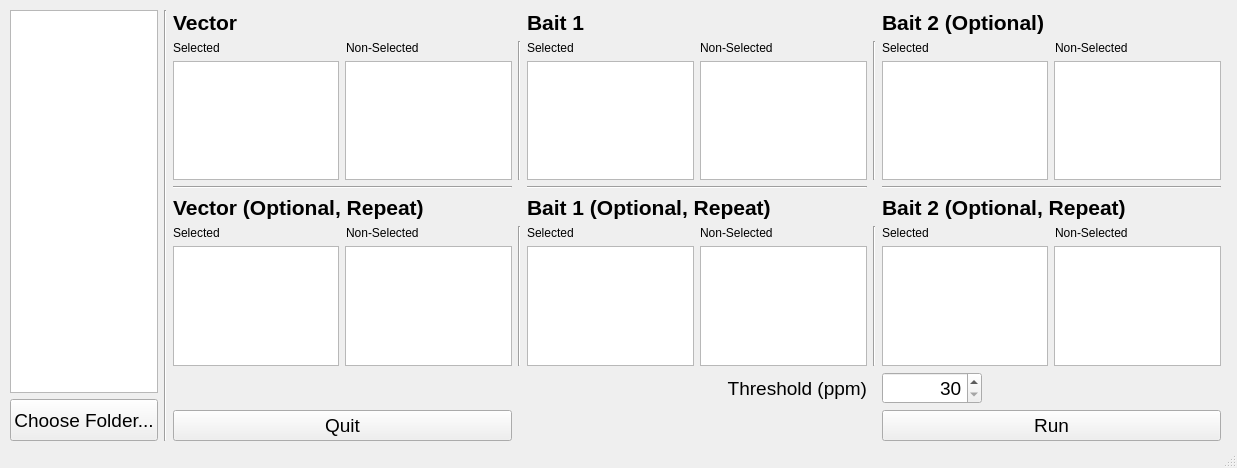
<?xml version="1.0" encoding="UTF-8"?>
<ui version="4.0">
 <class>StatMaker</class>
 <widget class="QMainWindow" name="StatMaker">
  <property name="geometry">
   <rect>
    <x>0</x>
    <y>0</y>
    <width>1237</width>
    <height>468</height>
   </rect>
  </property>
  <property name="minimumSize">
   <size>
    <width>1237</width>
    <height>468</height>
   </size>
  </property>
  <property name="maximumSize">
   <size>
    <width>1237</width>
    <height>468</height>
   </size>
  </property>
  <property name="windowTitle">
   <string>Stat Maker</string>
  </property>
  <widget class="QWidget" name="centralwidget">
   <widget class="QWidget" name="horizontalLayoutWidget">
    <property name="geometry">
     <rect>
      <x>10</x>
      <y>10</y>
      <width>1211</width>
      <height>431</height>
     </rect>
    </property>
    <layout class="QHBoxLayout" name="horizontalLayout">
     <item>
      <layout class="QVBoxLayout" name="verticalLayout">
       <item>
        <widget class="DragDropListView" name="file_list">
         <property name="maximumSize">
          <size>
           <width>300</width>
           <height>16777215</height>
          </size>
         </property>
         <property name="dragEnabled">
          <bool>true</bool>
         </property>
         <property name="dragDropMode">
          <enum>QAbstractItemView::DragOnly</enum>
         </property>
         <property name="alternatingRowColors">
          <bool>false</bool>
         </property>
         <property name="selectionMode">
          <enum>QAbstractItemView::SingleSelection</enum>
         </property>
         <property name="iconSize">
          <size>
           <width>20</width>
           <height>20</height>
          </size>
         </property>
        </widget>
       </item>
       <item>
        <layout class="QHBoxLayout" name="horizontalLayout_3">
         <item>
          <widget class="QPushButton" name="folder_choice_btn">
           <property name="minimumSize">
            <size>
             <width>0</width>
             <height>42</height>
            </size>
           </property>
           <property name="font">
            <font>
             <pointsize>14</pointsize>
             <weight>50</weight>
             <bold>false</bold>
            </font>
           </property>
           <property name="text">
            <string>Choose Folder...</string>
           </property>
          </widget>
         </item>
        </layout>
       </item>
      </layout>
     </item>
     <item>
      <widget class="Line" name="line">
       <property name="orientation">
        <enum>Qt::Vertical</enum>
       </property>
      </widget>
     </item>
     <item>
      <layout class="QGridLayout" name="gridLayout">
       <item row="10" column="0">
        <widget class="QPushButton" name="quit_btn">
         <property name="font">
          <font>
           <pointsize>14</pointsize>
          </font>
         </property>
         <property name="text">
          <string>Quit</string>
         </property>
        </widget>
       </item>
       <item row="0" column="2">
        <widget class="QLabel" name="label_2">
         <property name="font">
          <font>
           <pointsize>16</pointsize>
           <weight>75</weight>
           <bold>true</bold>
          </font>
         </property>
         <property name="text">
          <string>Bait 1</string>
         </property>
        </widget>
       </item>
       <item row="10" column="4">
        <widget class="QPushButton" name="run_btn">
         <property name="enabled">
          <bool>true</bool>
         </property>
         <property name="font">
          <font>
           <pointsize>14</pointsize>
          </font>
         </property>
         <property name="text">
          <string>Run</string>
         </property>
        </widget>
       </item>
       <item row="0" column="4">
        <widget class="QLabel" name="label_3">
         <property name="font">
          <font>
           <pointsize>16</pointsize>
           <weight>75</weight>
           <bold>true</bold>
          </font>
         </property>
         <property name="text">
          <string>Bait 2 (Optional)</string>
         </property>
        </widget>
       </item>
       <item row="0" column="0">
        <widget class="QLabel" name="label">
         <property name="font">
          <font>
           <pointsize>16</pointsize>
           <weight>75</weight>
           <bold>true</bold>
          </font>
         </property>
         <property name="text">
          <string>Vector</string>
         </property>
        </widget>
       </item>
       <item row="8" column="0">
        <layout class="QVBoxLayout" name="verticalLayout_5">
         <item>
          <layout class="QHBoxLayout" name="horizontalLayout_9">
           <item>
            <widget class="QLabel" name="label_10">
             <property name="text">
              <string>Selected</string>
             </property>
            </widget>
           </item>
           <item>
            <widget class="QLabel" name="label_11">
             <property name="text">
              <string>Non-Selected</string>
             </property>
            </widget>
           </item>
          </layout>
         </item>
         <item>
          <layout class="QHBoxLayout" name="horizontalLayout_10">
           <item>
            <widget class="DragDropListView" name="vec_sel_list_2"/>
           </item>
           <item>
            <widget class="DragDropListView" name="vec_nonsel_list_2"/>
           </item>
          </layout>
         </item>
        </layout>
       </item>
       <item row="3" column="0">
        <widget class="Line" name="line_2">
         <property name="orientation">
          <enum>Qt::Horizontal</enum>
         </property>
        </widget>
       </item>
       <item row="2" column="1">
        <widget class="Line" name="line_5">
         <property name="orientation">
          <enum>Qt::Vertical</enum>
         </property>
        </widget>
       </item>
       <item row="2" column="2">
        <layout class="QVBoxLayout" name="verticalLayout_3">
         <item>
          <layout class="QHBoxLayout" name="horizontalLayout_6">
           <item>
            <widget class="QLabel" name="label_4">
             <property name="text">
              <string>Selected</string>
             </property>
            </widget>
           </item>
           <item>
            <widget class="QLabel" name="label_5">
             <property name="text">
              <string>Non-Selected</string>
             </property>
            </widget>
           </item>
          </layout>
         </item>
         <item>
          <layout class="QHBoxLayout" name="horizontalLayout_5">
           <item>
            <widget class="DragDropListView" name="bait1_sel_list"/>
           </item>
           <item>
            <widget class="DragDropListView" name="bait1_nonsel_list"/>
           </item>
          </layout>
         </item>
        </layout>
       </item>
       <item row="4" column="2">
        <widget class="QLabel" name="label_17">
         <property name="font">
          <font>
           <pointsize>16</pointsize>
           <weight>75</weight>
           <bold>true</bold>
          </font>
         </property>
         <property name="text">
          <string>Bait 1 (Optional, Repeat)</string>
         </property>
        </widget>
       </item>
       <item row="4" column="4">
        <widget class="QLabel" name="label_18">
         <property name="font">
          <font>
           <pointsize>16</pointsize>
           <weight>75</weight>
           <bold>true</bold>
          </font>
         </property>
         <property name="text">
          <string>Bait 2 (Optional, Repeat)</string>
         </property>
        </widget>
       </item>
       <item row="3" column="2">
        <widget class="Line" name="line_3">
         <property name="orientation">
          <enum>Qt::Horizontal</enum>
         </property>
        </widget>
       </item>
       <item row="2" column="0">
        <layout class="QVBoxLayout" name="verticalLayout_2">
         <item>
          <layout class="QHBoxLayout" name="horizontalLayout_4">
           <item>
            <widget class="QLabel" name="label_6">
             <property name="text">
              <string>Selected</string>
             </property>
            </widget>
           </item>
           <item>
            <widget class="QLabel" name="label_7">
             <property name="text">
              <string>Non-Selected</string>
             </property>
            </widget>
           </item>
          </layout>
         </item>
         <item>
          <layout class="QHBoxLayout" name="horizontalLayout_2">
           <item>
            <widget class="DragDropListView" name="vec_sel_list"/>
           </item>
           <item>
            <widget class="DragDropListView" name="vec_nonsel_list"/>
           </item>
          </layout>
         </item>
        </layout>
       </item>
       <item row="3" column="4">
        <widget class="Line" name="line_4">
         <property name="orientation">
          <enum>Qt::Horizontal</enum>
         </property>
        </widget>
       </item>
       <item row="9" column="4">
        <widget class="QSpinBox" name="threshold_sbx">
         <property name="maximumSize">
          <size>
           <width>100</width>
           <height>16777215</height>
          </size>
         </property>
         <property name="font">
          <font>
           <pointsize>14</pointsize>
          </font>
         </property>
         <property name="alignment">
          <set>Qt::AlignRight|Qt::AlignTrailing|Qt::AlignVCenter</set>
         </property>
         <property name="minimum">
          <number>30</number>
         </property>
         <property name="maximum">
          <number>10000000</number>
         </property>
        </widget>
       </item>
       <item row="8" column="1">
        <widget class="Line" name="line_6">
         <property name="orientation">
          <enum>Qt::Vertical</enum>
         </property>
        </widget>
       </item>
       <item row="2" column="4">
        <layout class="QVBoxLayout" name="verticalLayout_4">
         <item>
          <layout class="QHBoxLayout" name="horizontalLayout_8">
           <item>
            <widget class="QLabel" name="label_8">
             <property name="text">
              <string>Selected</string>
             </property>
            </widget>
           </item>
           <item>
            <widget class="QLabel" name="label_9">
             <property name="text">
              <string>Non-Selected</string>
             </property>
            </widget>
           </item>
          </layout>
         </item>
         <item>
          <layout class="QHBoxLayout" name="horizontalLayout_7">
           <item>
            <widget class="DragDropListView" name="bait2_sel_list"/>
           </item>
           <item>
            <widget class="DragDropListView" name="bait2_nonsel_list"/>
           </item>
          </layout>
         </item>
        </layout>
       </item>
       <item row="8" column="2">
        <layout class="QVBoxLayout" name="verticalLayout_6">
         <item>
          <layout class="QHBoxLayout" name="horizontalLayout_11">
           <item>
            <widget class="QLabel" name="label_12">
             <property name="text">
              <string>Selected</string>
             </property>
            </widget>
           </item>
           <item>
            <widget class="QLabel" name="label_13">
             <property name="text">
              <string>Non-Selected</string>
             </property>
            </widget>
           </item>
          </layout>
         </item>
         <item>
          <layout class="QHBoxLayout" name="horizontalLayout_12">
           <item>
            <widget class="DragDropListView" name="bait1_sel_list_2"/>
           </item>
           <item>
            <widget class="DragDropListView" name="bait1_nonsel_list_2"/>
           </item>
          </layout>
         </item>
        </layout>
       </item>
       <item row="4" column="0">
        <widget class="QLabel" name="label_16">
         <property name="font">
          <font>
           <pointsize>16</pointsize>
           <weight>75</weight>
           <bold>true</bold>
          </font>
         </property>
         <property name="text">
          <string>Vector (Optional, Repeat)</string>
         </property>
        </widget>
       </item>
       <item row="8" column="4">
        <layout class="QVBoxLayout" name="verticalLayout_7">
         <item>
          <layout class="QHBoxLayout" name="horizontalLayout_13">
           <item>
            <widget class="QLabel" name="label_14">
             <property name="text">
              <string>Selected</string>
             </property>
            </widget>
           </item>
           <item>
            <widget class="QLabel" name="label_15">
             <property name="text">
              <string>Non-Selected</string>
             </property>
            </widget>
           </item>
          </layout>
         </item>
         <item>
          <layout class="QHBoxLayout" name="horizontalLayout_14">
           <item>
            <widget class="DragDropListView" name="bait2_sel_list_2"/>
           </item>
           <item>
            <widget class="DragDropListView" name="bait2_nonsel_list_2"/>
           </item>
          </layout>
         </item>
        </layout>
       </item>
       <item row="9" column="2">
        <widget class="QLabel" name="label_19">
         <property name="font">
          <font>
           <pointsize>14</pointsize>
          </font>
         </property>
         <property name="text">
          <string>Threshold (ppm)</string>
         </property>
         <property name="alignment">
          <set>Qt::AlignRight|Qt::AlignTrailing|Qt::AlignVCenter</set>
         </property>
        </widget>
       </item>
       <item row="2" column="3">
        <widget class="Line" name="line_7">
         <property name="orientation">
          <enum>Qt::Vertical</enum>
         </property>
        </widget>
       </item>
       <item row="8" column="3">
        <widget class="Line" name="line_8">
         <property name="orientation">
          <enum>Qt::Vertical</enum>
         </property>
        </widget>
       </item>
      </layout>
     </item>
    </layout>
   </widget>
  </widget>
  <widget class="QStatusBar" name="statusbar"/>
 </widget>
 <customwidgets>
  <customwidget>
   <class>DragDropListView</class>
   <extends>QListWidget</extends>
   <header>DragDropListView</header>
  </customwidget>
 </customwidgets>
 <resources/>
 <connections/>
</ui>
